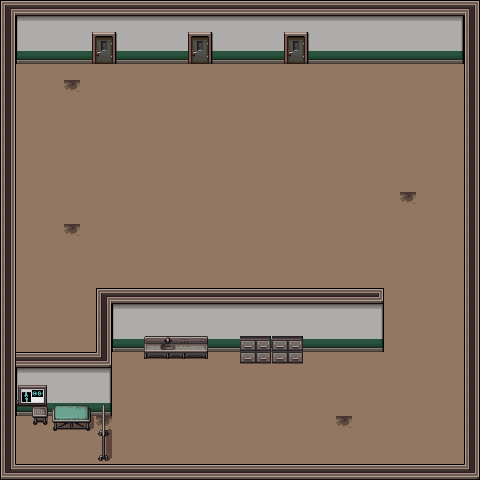

A level layout from a 2D game, rendered from its tile map. Below: a short description, then the map file with tile-grid data replaced by summaries:
An orthogonal 30x30 tile map with 16x16 px tiles, 5 tile layers (Floors, Walls, decoration 1, decoration 2, ...), 3 tilesets.

<map version="1.0" tiledversion="1.1.6" orientation="orthogonal" renderorder="right-down" width="30" height="30" tilewidth="16" tileheight="16" infinite="0" nextobjectid="1">
 <tileset firstgid="1" source="../tiled sheets/TileA5_PHC_Interior-Hospital.tsx" />
 <tileset firstgid="129" source="../tiled sheets/TileA4_PHC_Interior-Hospital.tsx" />
 <tileset firstgid="497" source="../tiled sheets/TileB_PHC_Interior-Hospital.tsx" />
 <layer name="Floors" width="30" height="30">
  <data>[900 cells, 900 non-empty, 2 distinct tile ids]</data>
 </layer>
 <layer name="Walls" width="30" height="30">
  <data>[900 cells, 102 non-empty, 8 distinct tile ids]</data>
 </layer>
 <layer name="decoration 1" width="30" height="30">
  <data>[900 cells, 35 non-empty, 23 distinct tile ids]</data>
 </layer>
 <layer name="decoration 2" width="30" height="30">
  <data>[900 cells, 16 non-empty, 12 distinct tile ids]</data>
 </layer>
 <layer name="ceiling" width="30" height="30">
  <data>[900 cells, 194 non-empty, 11 distinct tile ids]</data>
 </layer>
</map>
